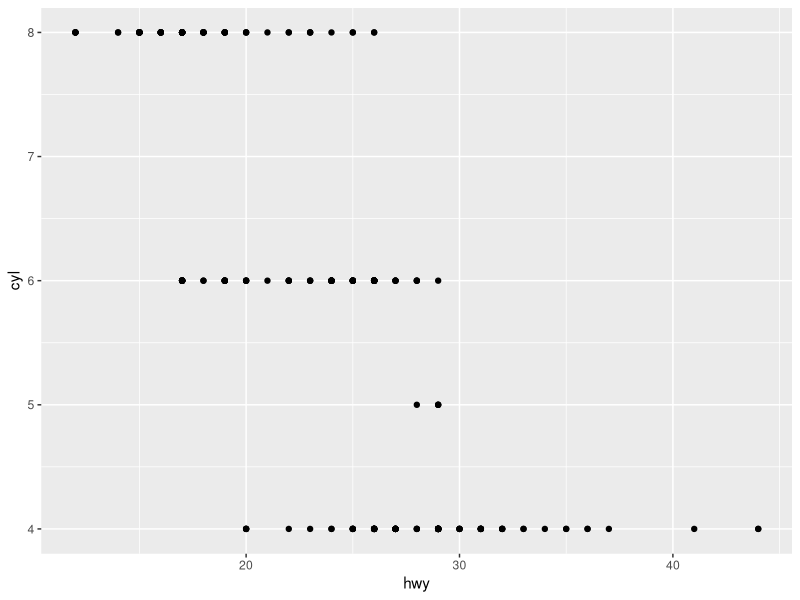
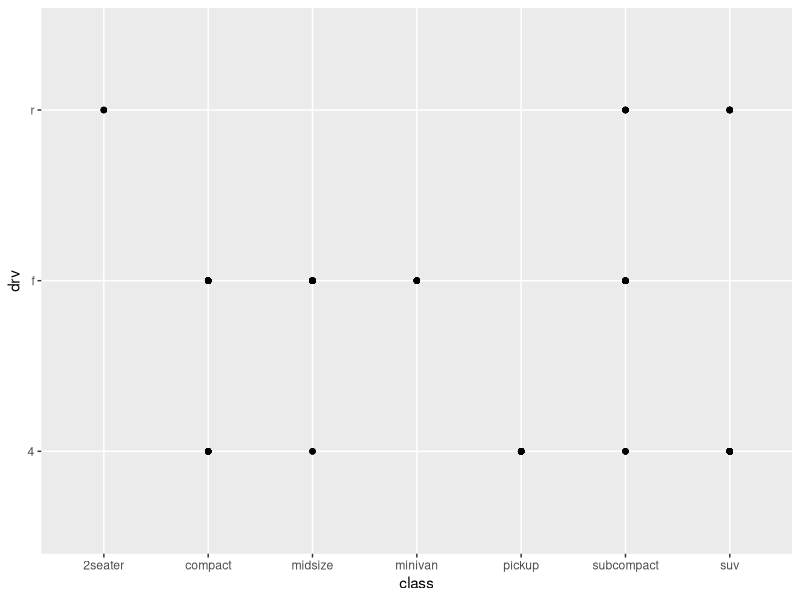
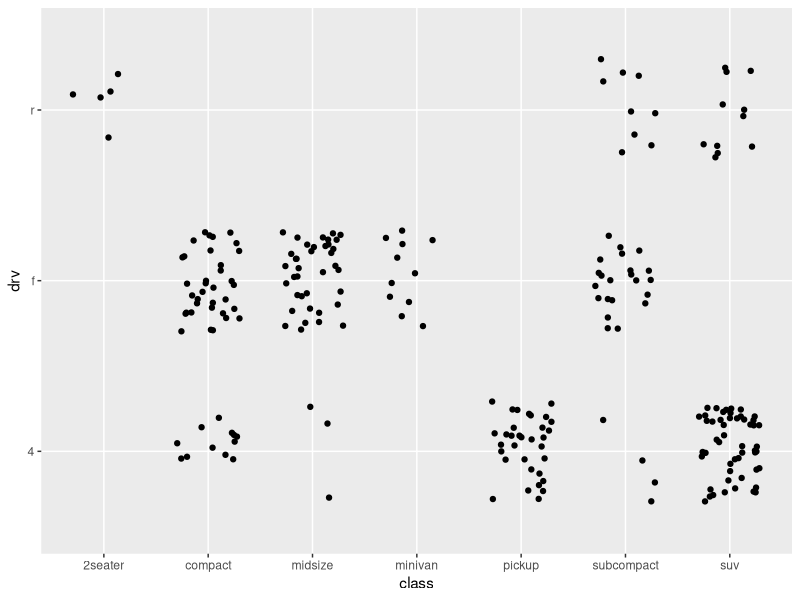

Source code (R) for these figures, in order:
## ---- chunk 1
library(tidyverse) 
## ---- chunk 2
ggplot(data = mpg) +
  geom_point(mapping = aes(x = hwy, y = cyl))
## ---- chunk 3
ggplot(data = mpg) +
  geom_point(mapping = aes(x = class, y = drv))
## ---- chunk 4
ggplot(data = mpg) +
  geom_jitter(mapping = aes(x = class, y = drv), width = 0.30, height = 0.30)
